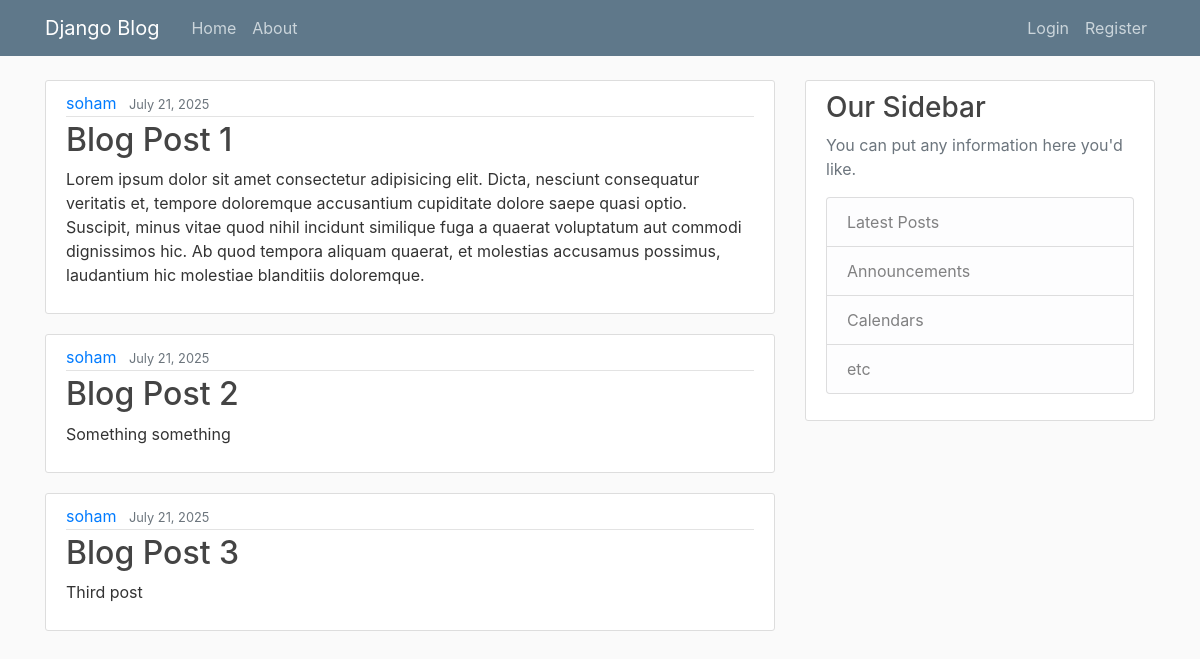
The app's page /, older data.
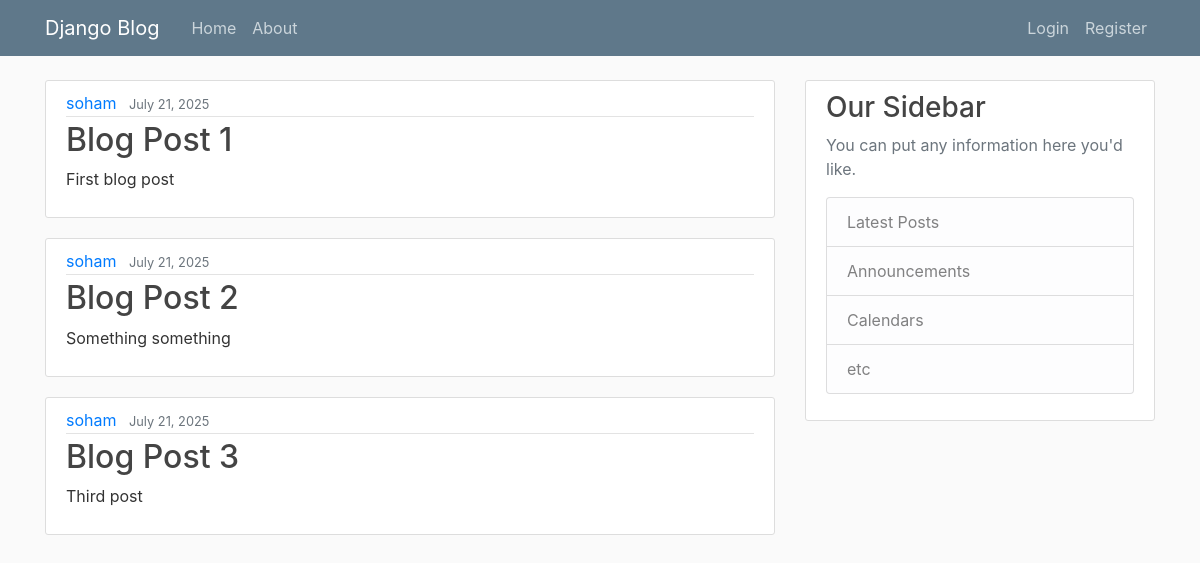
The same page, newer data.
### blog/models.py (models this page shows, shortened)
class Post(models.Model):
    title = models.CharField(max_length=100)
    content = models.TextField()
    date_posted = models.DateTimeField(default=timezone.now)
    author = models.ForeignKey(User, on_delete=models.CASCADE)

### blog/views.py (the view)
# urls.py: path("", views.home, name="blog-home"),
def home(request):
    return render(request, "blog/home.html", {"posts": Post.objects.all()})

### blog/templates/blog/home.html
{% extends "blog/base.html" %} {% block content %} {% for post in posts %}
<article class="media content-section">
  <div class="media-body">
    <div class="article-metadata">
      <a class="mr-2" href="#">{{ post.author }}</a>
      <small class="text-muted">{{ post.date_posted|date:"F d, Y" }}</small>
    </div>
    <h2><a class="article-title" href="#">{{ post.title }}</a></h2>
    <p class="article-content">{{ post.content }}</p>
  </div>
</article>
{% endfor %} {% endblock content %}

Row changes from the older to the newer data that the page shows:
changed Post "Blog Post 1": content "Lorem ipsum dolor sit amet consectetur adipisicing elit. Dicta, nesciunt consequatur veritatis et, tempore doloremque accusantium cupiditate dolore saepe quasi optio. Suscipit, minus vitae quod nihil incidunt similique fuga a quaerat voluptatum aut commodi dignissimos hic. Ab quod tempora aliquam quaerat, et molestias accusamus possimus, laudantium hic molestiae blanditiis doloremque." → "First blog post"
